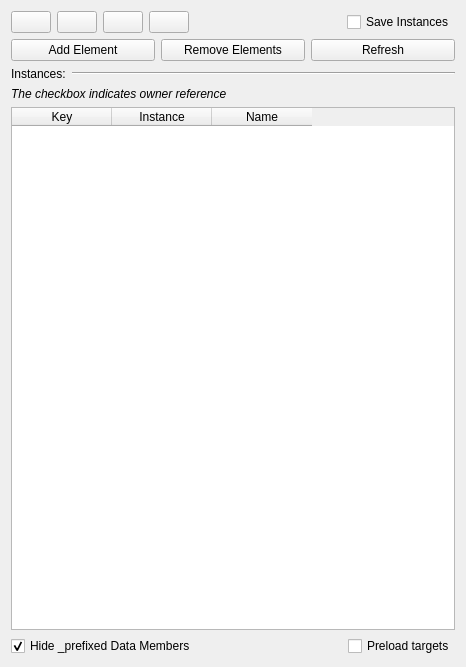
<?xml version="1.0" encoding="UTF-8"?>
<ui version="4.0">
 <class>ClassInstanceRefByTextMapChip_Dlg</class>
 <widget class="QWidget" name="ClassInstanceRefByTextMapChip_Dlg">
  <property name="geometry">
   <rect>
    <x>0</x>
    <y>0</y>
    <width>466</width>
    <height>667</height>
   </rect>
  </property>
  <property name="windowTitle">
   <string>Form</string>
  </property>
  <layout class="QVBoxLayout" name="verticalLayout">
   <item>
    <layout class="QHBoxLayout" name="horizontalLayout_2">
     <item>
      <widget class="QPushButton" name="pushButton_createInstance">
       <property name="text">
        <string/>
       </property>
       <property name="icon">
        <iconset resource="StdChips_Dialogs.qrc">
         <normaloff>:/StdChips_Dialogs/Resources/new.png</normaloff>:/StdChips_Dialogs/Resources/new.png</iconset>
       </property>
      </widget>
     </item>
     <item>
      <widget class="QPushButton" name="pushButton_clearRef">
       <property name="text">
        <string/>
       </property>
       <property name="icon">
        <iconset resource="StdChips_Dialogs.qrc">
         <normaloff>:/StdChips_Dialogs/Resources/delete.png</normaloff>:/StdChips_Dialogs/Resources/delete.png</iconset>
       </property>
      </widget>
     </item>
     <item>
      <widget class="QPushButton" name="pushButton_copyRef">
       <property name="text">
        <string/>
       </property>
       <property name="icon">
        <iconset resource="StdChips_Dialogs.qrc">
         <normaloff>:/StdChips_Dialogs/Resources/copy.png</normaloff>:/StdChips_Dialogs/Resources/copy.png</iconset>
       </property>
      </widget>
     </item>
     <item>
      <widget class="QPushButton" name="pushButton_pasteRef">
       <property name="text">
        <string/>
       </property>
       <property name="icon">
        <iconset resource="StdChips_Dialogs.qrc">
         <normaloff>:/StdChips_Dialogs/Resources/paste.png</normaloff>:/StdChips_Dialogs/Resources/paste.png</iconset>
       </property>
      </widget>
     </item>
     <item>
      <spacer name="horizontalSpacer">
       <property name="orientation">
        <enum>Qt::Horizontal</enum>
       </property>
       <property name="sizeHint" stdset="0">
        <size>
         <width>40</width>
         <height>20</height>
        </size>
       </property>
      </spacer>
     </item>
     <item>
      <widget class="QCheckBox" name="checkBox_saveInstance">
       <property name="text">
        <string>Save Instances</string>
       </property>
      </widget>
     </item>
    </layout>
   </item>
   <item>
    <layout class="QHBoxLayout" name="horizontalLayout">
     <item>
      <widget class="QPushButton" name="pushButton_addRows">
       <property name="text">
        <string>Add Element</string>
       </property>
      </widget>
     </item>
     <item>
      <widget class="QPushButton" name="pushButton_removeRows">
       <property name="text">
        <string>Remove Elements</string>
       </property>
      </widget>
     </item>
     <item>
      <widget class="QPushButton" name="pushButton_refresh">
       <property name="text">
        <string>Refresh</string>
       </property>
      </widget>
     </item>
    </layout>
   </item>
   <item>
    <layout class="QHBoxLayout" name="horizontalLayout_4">
     <item>
      <widget class="QLabel" name="label_5">
       <property name="text">
        <string>Instances:</string>
       </property>
      </widget>
     </item>
     <item>
      <widget class="Line" name="line">
       <property name="sizePolicy">
        <sizepolicy hsizetype="Expanding" vsizetype="Fixed">
         <horstretch>0</horstretch>
         <verstretch>0</verstretch>
        </sizepolicy>
       </property>
       <property name="orientation">
        <enum>Qt::Horizontal</enum>
       </property>
      </widget>
     </item>
    </layout>
   </item>
   <item>
    <widget class="QLabel" name="label">
     <property name="font">
      <font>
       <italic>true</italic>
      </font>
     </property>
     <property name="text">
      <string>The checkbox indicates owner reference</string>
     </property>
    </widget>
   </item>
   <item>
    <widget class="m3d::TableWidgetMod" name="tableWidget">
     <property name="editTriggers">
      <set>QAbstractItemView::AnyKeyPressed|QAbstractItemView::EditKeyPressed|QAbstractItemView::SelectedClicked</set>
     </property>
     <property name="tabKeyNavigation">
      <bool>true</bool>
     </property>
     <property name="dragEnabled">
      <bool>false</bool>
     </property>
     <property name="dragDropMode">
      <enum>QAbstractItemView::NoDragDrop</enum>
     </property>
     <property name="selectionBehavior">
      <enum>QAbstractItemView::SelectRows</enum>
     </property>
     <column>
      <property name="text">
       <string>Key</string>
      </property>
     </column>
     <column>
      <property name="text">
       <string>Instance</string>
      </property>
     </column>
     <column>
      <property name="text">
       <string>Name</string>
      </property>
     </column>
    </widget>
   </item>
   <item>
    <layout class="QHBoxLayout" name="horizontalLayout_3">
     <item>
      <widget class="QCheckBox" name="checkBox_hideMembers">
       <property name="text">
        <string>Hide _prefixed Data Members</string>
       </property>
       <property name="checked">
        <bool>true</bool>
       </property>
      </widget>
     </item>
     <item>
      <spacer name="horizontalSpacer_2">
       <property name="orientation">
        <enum>Qt::Horizontal</enum>
       </property>
       <property name="sizeHint" stdset="0">
        <size>
         <width>40</width>
         <height>20</height>
        </size>
       </property>
      </spacer>
     </item>
     <item>
      <widget class="QCheckBox" name="checkBox_preload">
       <property name="text">
        <string>Preload targets</string>
       </property>
      </widget>
     </item>
    </layout>
   </item>
  </layout>
 </widget>
 <customwidgets>
  <customwidget>
   <class>m3d::TableWidgetMod</class>
   <extends>QTableWidget</extends>
   <header>tablewidgetmod.h</header>
  </customwidget>
 </customwidgets>
 <resources>
  <include location="StdChips_Dialogs.qrc"/>
 </resources>
 <connections>
  <connection>
   <sender>tableWidget</sender>
   <signal>cellDoubleClicked(int,int)</signal>
   <receiver>ClassInstanceRefByTextMapChip_Dlg</receiver>
   <slot>onTableDoubleClick(int,int)</slot>
   <hints>
    <hint type="sourcelabel">
     <x>306</x>
     <y>178</y>
    </hint>
    <hint type="destinationlabel">
     <x>228</x>
     <y>172</y>
    </hint>
   </hints>
  </connection>
  <connection>
   <sender>checkBox_hideMembers</sender>
   <signal>clicked()</signal>
   <receiver>ClassInstanceRefByTextMapChip_Dlg</receiver>
   <slot>hideMembersClicked()</slot>
   <hints>
    <hint type="sourcelabel">
     <x>228</x>
     <y>327</y>
    </hint>
    <hint type="destinationlabel">
     <x>228</x>
     <y>172</y>
    </hint>
   </hints>
  </connection>
  <connection>
   <sender>pushButton_addRows</sender>
   <signal>clicked()</signal>
   <receiver>ClassInstanceRefByTextMapChip_Dlg</receiver>
   <slot>addElement()</slot>
   <hints>
    <hint type="sourcelabel">
     <x>90</x>
     <y>21</y>
    </hint>
    <hint type="destinationlabel">
     <x>256</x>
     <y>245</y>
    </hint>
   </hints>
  </connection>
  <connection>
   <sender>tableWidget</sender>
   <signal>itemSelectionChanged()</signal>
   <receiver>ClassInstanceRefByTextMapChip_Dlg</receiver>
   <slot>updateButtons()</slot>
   <hints>
    <hint type="sourcelabel">
     <x>176</x>
     <y>210</y>
    </hint>
    <hint type="destinationlabel">
     <x>176</x>
     <y>172</y>
    </hint>
   </hints>
  </connection>
  <connection>
   <sender>pushButton_pasteRef</sender>
   <signal>clicked()</signal>
   <receiver>ClassInstanceRefByTextMapChip_Dlg</receiver>
   <slot>pasteRef()</slot>
   <hints>
    <hint type="sourcelabel">
     <x>304</x>
     <y>52</y>
    </hint>
    <hint type="destinationlabel">
     <x>176</x>
     <y>172</y>
    </hint>
   </hints>
  </connection>
  <connection>
   <sender>pushButton_copyRef</sender>
   <signal>clicked()</signal>
   <receiver>ClassInstanceRefByTextMapChip_Dlg</receiver>
   <slot>copyRef()</slot>
   <hints>
    <hint type="sourcelabel">
     <x>222</x>
     <y>52</y>
    </hint>
    <hint type="destinationlabel">
     <x>176</x>
     <y>172</y>
    </hint>
   </hints>
  </connection>
  <connection>
   <sender>pushButton_clearRef</sender>
   <signal>clicked()</signal>
   <receiver>ClassInstanceRefByTextMapChip_Dlg</receiver>
   <slot>clearRef()</slot>
   <hints>
    <hint type="sourcelabel">
     <x>139</x>
     <y>52</y>
    </hint>
    <hint type="destinationlabel">
     <x>176</x>
     <y>172</y>
    </hint>
   </hints>
  </connection>
  <connection>
   <sender>pushButton_removeRows</sender>
   <signal>clicked()</signal>
   <receiver>ClassInstanceRefByTextMapChip_Dlg</receiver>
   <slot>removeRows()</slot>
   <hints>
    <hint type="sourcelabel">
     <x>289</x>
     <y>21</y>
    </hint>
    <hint type="destinationlabel">
     <x>176</x>
     <y>172</y>
    </hint>
   </hints>
  </connection>
  <connection>
   <sender>pushButton_createInstance</sender>
   <signal>clicked()</signal>
   <receiver>ClassInstanceRefByTextMapChip_Dlg</receiver>
   <slot>createInstance()</slot>
   <hints>
    <hint type="sourcelabel">
     <x>52</x>
     <y>52</y>
    </hint>
    <hint type="destinationlabel">
     <x>176</x>
     <y>172</y>
    </hint>
   </hints>
  </connection>
  <connection>
   <sender>tableWidget</sender>
   <signal>cellChanged(int,int)</signal>
   <receiver>ClassInstanceRefByTextMapChip_Dlg</receiver>
   <slot>onTableCellChanged(int,int)</slot>
   <hints>
    <hint type="sourcelabel">
     <x>176</x>
     <y>210</y>
    </hint>
    <hint type="destinationlabel">
     <x>176</x>
     <y>172</y>
    </hint>
   </hints>
  </connection>
  <connection>
   <sender>checkBox_saveInstance</sender>
   <signal>clicked()</signal>
   <receiver>ClassInstanceRefByTextMapChip_Dlg</receiver>
   <slot>saveInstanceClicked()</slot>
   <hints>
    <hint type="sourcelabel">
     <x>176</x>
     <y>79</y>
    </hint>
    <hint type="destinationlabel">
     <x>176</x>
     <y>172</y>
    </hint>
   </hints>
  </connection>
  <connection>
   <sender>checkBox_preload</sender>
   <signal>clicked()</signal>
   <receiver>ClassInstanceRefByTextMapChip_Dlg</receiver>
   <slot>preloadClicked()</slot>
   <hints>
    <hint type="sourcelabel">
     <x>357</x>
     <y>325</y>
    </hint>
    <hint type="destinationlabel">
     <x>209</x>
     <y>172</y>
    </hint>
   </hints>
  </connection>
  <connection>
   <sender>pushButton_refresh</sender>
   <signal>clicked()</signal>
   <receiver>ClassInstanceRefByTextMapChip_Dlg</receiver>
   <slot>refresh()</slot>
   <hints>
    <hint type="sourcelabel">
     <x>527</x>
     <y>53</y>
    </hint>
    <hint type="destinationlabel">
     <x>319</x>
     <y>290</y>
    </hint>
   </hints>
  </connection>
 </connections>
 <slots>
  <slot>onTableDoubleClick(int,int)</slot>
  <slot>hideMembersClicked()</slot>
  <slot>addElement()</slot>
  <slot>updateButtons()</slot>
  <slot>pasteRef()</slot>
  <slot>copyRef()</slot>
  <slot>clearRef()</slot>
  <slot>insertRows()</slot>
  <slot>removeRows()</slot>
  <slot>createInstance()</slot>
  <slot>onTableCellChanged(int,int)</slot>
  <slot>saveInstanceClicked()</slot>
  <slot>moveUp()</slot>
  <slot>moveDown()</slot>
  <slot>preloadClicked()</slot>
  <slot>refresh()</slot>
 </slots>
</ui>
